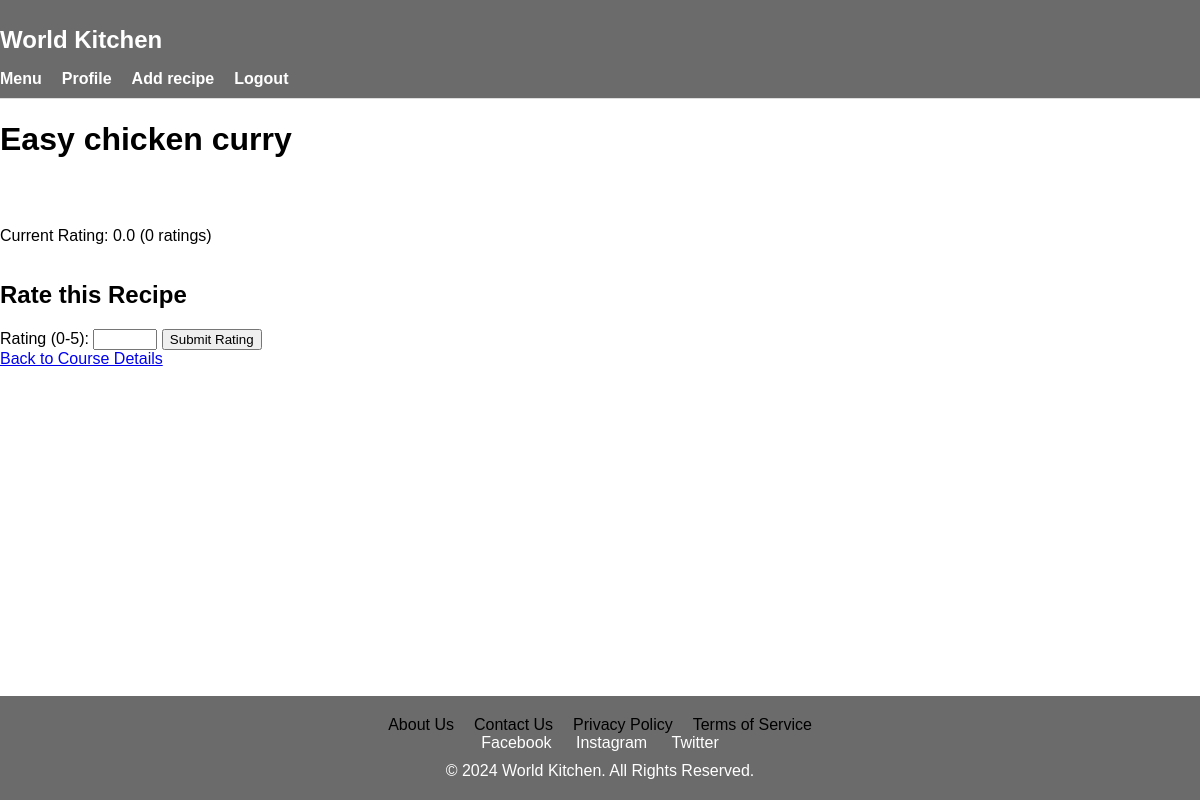
/rate/322/ (signed in), run on an earlier commit of the app's database.
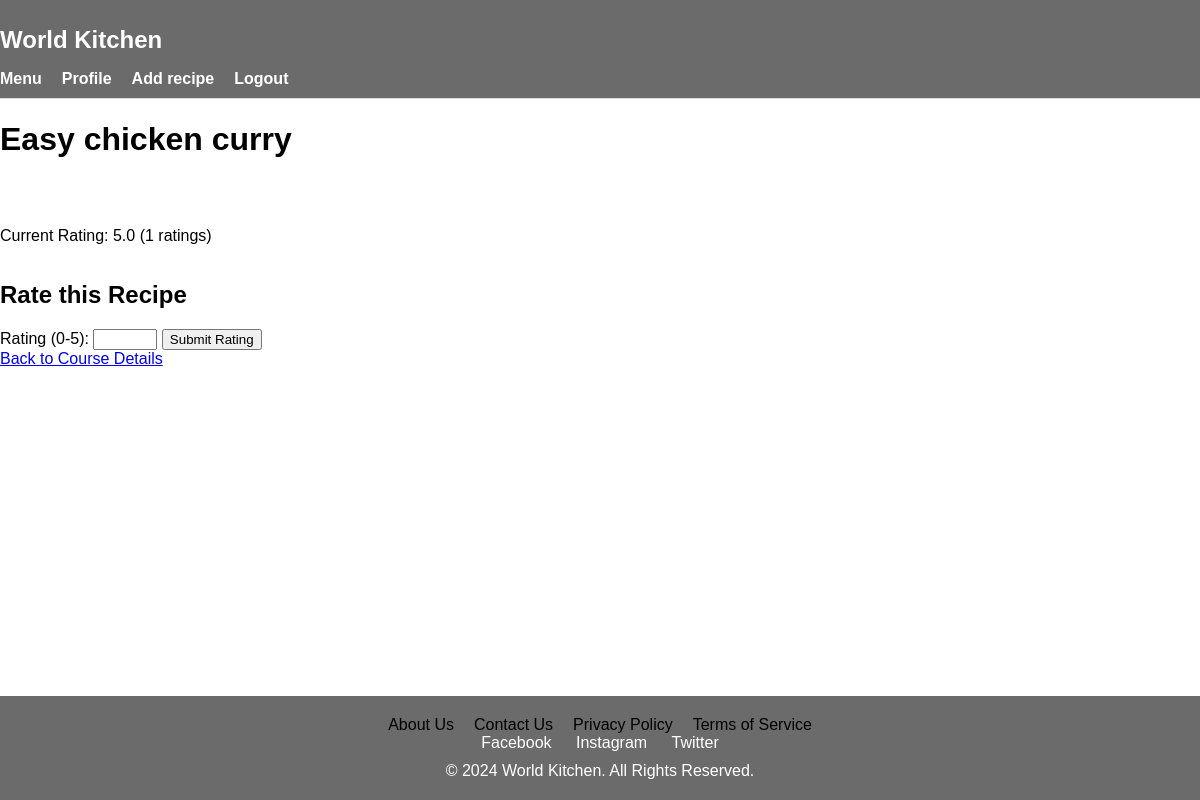
And on a later commit of the database.
### recipes/models.py (models this page shows, shortened)
class Recipe(models.Model):
    title = models.CharField(max_length=100)
    ingredients = models.TextField()
    instructions = models.TextField()
    rate = models.FloatField(default=0)
    count = models.IntegerField(default=0)
    prep_time = models.IntegerField()
    creator = models.ForeignKey(RecipesUser, on_delete=models.CASCADE, null=True)
    image = models.ImageField(blank=True, upload_to='images', null=True)

### recipes/views.py (the view, shortened to what this page needs)
# urls.py: path('rate/<int:pk>/', views.rate, name='rate'),
def rate(request, pk):
    if request.user.is_authenticated:
        recipe = get_object_or_404(Recipe, pk=pk)
        return render(request, 'recipes/rate.html', {'recipe': recipe})
    else:
        return HttpResponseRedirect("/login/")

### recipes/templates/recipes/rate.html (shortened to what this page needs)
{% load static %}
<!DOCTYPE html>
<html lang="en">
<head>
    <link rel="stylesheet" href="{% static 'recipes/style.css' %}">
</head>
<body>
    <header>
        <div class="container">
            <h1 class="logo">World Kitchen</h1>
            <nav>
                <ul>
                    <li><a href="{% url 'recipe_list' %}">Menu</a></li>
                    <li><a href="{% url 'profile' %}">Profile</a></li>
                    <li><a href="{% url 'recipe_add' %}">Add recipe</a></li>
                    <li><a href="{% url 'logout' %}">Logout</a></li>
                </ul>
            </nav>
        </div>
    </header>
    <h1>{{ recipe.title }}</h1>
    <p>Current Rating: {{ recipe.rate }} ({{ recipe.count }} ratings)</p>
    <h2>Rate this Recipe</h2>
    <form method="post">
        <label for="rating">Rating (0-5):</label>
        <input type="number" id="rating" name="rating" step="0.1" min="0" max="5">
        <button type="submit">Submit Rating</button>
    </form>
    <a href="{% url 'recipe_detail' recipe.id %}">Back to Course Details</a>
    <footer>
        <div class="container">
            <nav>
                <ul>
                    <li><a href="#about">About Us</a></li>
                    <li><a href="#contact">Contact Us</a></li>
                    <li><a href="#privacy">Privacy Policy</a></li>
                    <li><a href="#terms">Terms of Service</a></li>
                </ul>
            </nav>
            <div class="social-media">
                <a href="https://facebook.com" target="_blank">Facebook</a>
                <a href="https://instagram.com" target="_blank">Instagram</a>
                <a href="https://twitter.com" target="_blank">Twitter</a>
            </div>
            <p>&copy; 2024 World Kitchen. All Rights Reserved.</p>
        </div>
    </footer>
</body>
</html>

### recipes/static/recipes/style.css (style rules this page uses)
body { margin: 0; font-family: Arial, sans-serif; }
header { background-color: #6b6b6b; padding: 10px 0; border-bottom: 1px solid #ddd; }
header .logo { font-size: 24px; color: rgb(255, 255, 255); font-weight: bold; }
header nav ul { list-style: none; padding: 0; margin: 0; display: flex; gap: 20px; }
header nav ul li { display: inline; }
header nav ul li a { text-decoration: none; color: #ffffff; font-weight: bold; }
html, body { height: 100%; margin: 0; }
body { display: flex; flex-direction: column; }
footer { background-color: #6b6b6b; color: #fff; text-align: center; padding: 20px 0; margin-top: auto; box-sizing: border-box; }
footer .container { max-width: 1200px; margin: 0 auto; padding: 0 20px; }
footer nav ul { list-style: none; padding: 0; margin: 0; display: flex; justify-content: center; gap: 20px; }
footer nav ul li { display: inline; }
footer nav ul li a { text-decoration: none; color: #000000; }
footer .social-media { margin: 0; }
footer .social-media a { text-decoration: none; color: #ffffff; margin: 0 10px; }
footer p { margin: 10px 0 0; }

What changed in the data, as far as the page shows it:
changed Recipe "Easy chicken curry": rate "0.0" → "5.0"; count "0" → "1"
